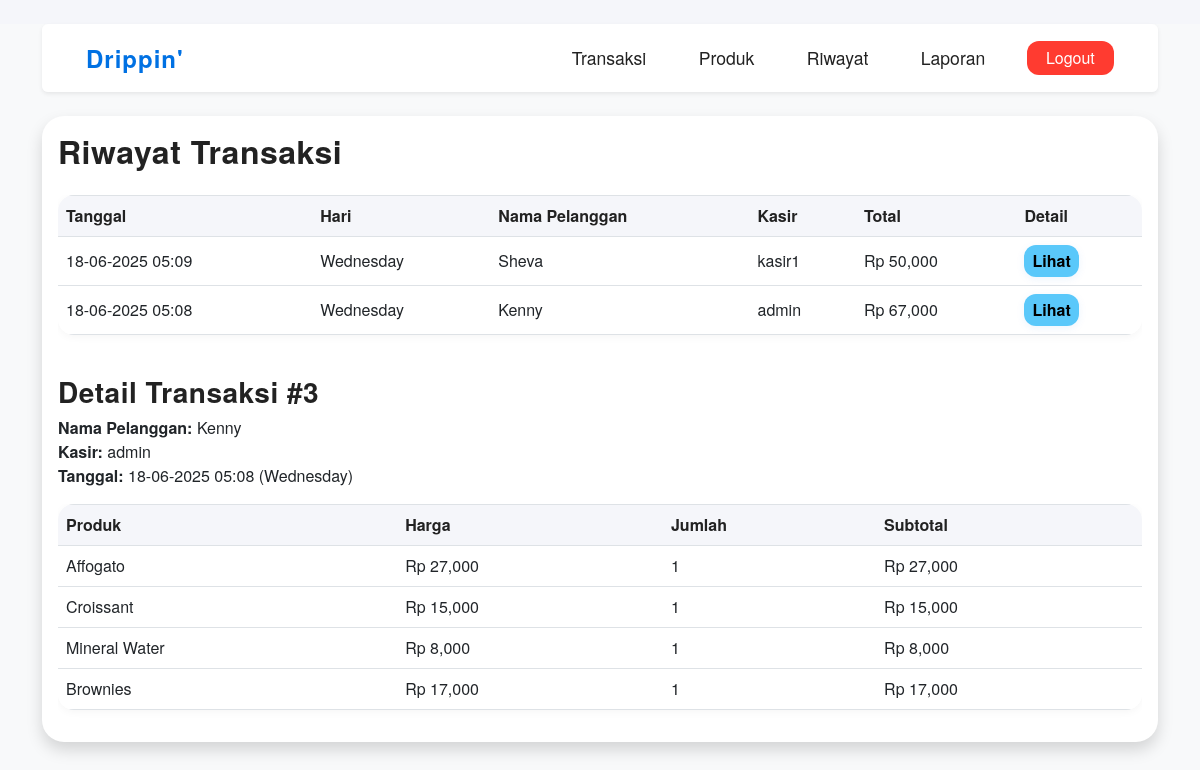
The app's page /riwayat.php?detail=3 (signed in) with its own data.
### tables this page shows
CREATE TABLE `transaksi` (
  `id` int(11) NOT NULL,
  `tanggal` datetime NOT NULL,
  `kasir` varchar(50) NOT NULL,
  `nama_pelanggan` varchar(100) DEFAULT NULL,
  `total` int(11) NOT NULL
);

CREATE TABLE `transaksi_detail` (
  `id` int(11) NOT NULL,
  `transaksi_id` int(11) NOT NULL,
  `produk_id` int(11) NOT NULL,
  `jumlah` int(11) NOT NULL,
  `harga` int(11) NOT NULL
);

CREATE TABLE `produk` (
  `id` int(11) NOT NULL,
  `nama_produk` varchar(100) NOT NULL,
  `harga` int(11) NOT NULL,
  `stok` int(11) NOT NULL,
  `kategori` varchar(50) NOT NULL
);

### riwayat.php (the view, shortened to what this page needs)
<?php
include 'config/db.php';
?>
<!DOCTYPE html>
<html>
<head>
    <link href="https://cdn.jsdelivr.net/npm/bootstrap@5.3.0/dist/css/bootstrap.min.css" rel="stylesheet">
    <link rel="stylesheet" href="assets/style.css">
</head>
<body class="page-fade bg-light">
<div class="container">
    <nav class="navbar navbar-expand-lg navbar-light bg-white shadow-sm rounded mb-4">
        <div class="container-fluid">
            <a class="navbar-brand fw-bold" href="#">Drippin'</a>
            <div>
                <a href="index.php" class="btn btn-link">Transaksi</a>
                <a href="produk.php" class="btn btn-link">Produk</a>
                <a href="riwayat.php" class="btn btn-link">Riwayat</a>
                <a href="laporan.php" class="btn btn-link">Laporan</a>
                <a href="logout.php" class="btn btn-danger ms-2">Logout</a>
            </div>
        </div>
    </nav>
    <div class="card shadow mb-4">
        <div class="card-body">
            <h2 class="mb-4">Riwayat Transaksi</h2>
            <div class="table-responsive">
                <table class="table table-bordered align-middle">
                    <tr><th>Tanggal</th><th>Hari</th><th>Nama Pelanggan</th><th>Kasir</th><th>Total</th><th>Detail</th></tr>
                    <?php
                    $q = mysqli_query($conn, "SELECT * FROM transaksi ORDER BY tanggal DESC");
                    while ($row = mysqli_fetch_assoc($q)) {
                        $tanggal = $row['tanggal'];
                        $hari = date('l', strtotime($tanggal));
                        $nama_pelanggan = $row['nama_pelanggan'] ?: '-';
                        echo "<tr>
                            <td>".date('d-m-Y H:i', strtotime($tanggal))."</td>
                            <td>".$hari."</td>
                            <td>".$nama_pelanggan."</td>
                            <td>{$row['kasir']}</td>
                            <td>Rp ".number_format($row['total'])."</td>
                            <td><a class='btn btn-info btn-sm' href='?detail={$row['id']}'>Lihat</a></td>
                        </tr>";
                    }
                    ?>
                </table>
            </div>
            <?php
            if (isset($_GET['detail'])) {
                $id = $_GET['detail'];
                $qtrx = mysqli_query($conn, "SELECT * FROM transaksi WHERE id='$id'");
                $trx = mysqli_fetch_assoc($qtrx);
                echo "<h3 class='mt-4'>Detail Transaksi #$id</h3>";
                echo "<p><b>Nama Pelanggan:</b> ".($trx['nama_pelanggan'] ?: '-') . "<br><b>Kasir:</b> {$trx['kasir']}<br><b>Tanggal:</b> ".date('d-m-Y H:i', strtotime($trx['tanggal']))." (".date('l', strtotime($trx['tanggal'])).")</p>";
                echo "<div class='table-responsive'><table class='table table-bordered align-middle'><tr><th>Produk</th><th>Harga</th><th>Jumlah</th><th>Subtotal</th></tr>";
                $q = mysqli_query($conn, "SELECT td.*, p.nama_produk FROM transaksi_detail td JOIN produk p ON td.produk_id=p.id WHERE td.transaksi_id='$id'");
                while ($row = mysqli_fetch_assoc($q)) {
                    $sub = $row['harga'] * $row['jumlah'];
                    echo "<tr>
                        <td>{$row['nama_produk']}</td>
                        <td>Rp ".number_format($row['harga'])."</td>
                        <td>{$row['jumlah']}</td>
                        <td>Rp ".number_format($sub)."</td>
                    </tr>";
                }
                echo "</table></div>";
            }
            ?>
        </div>
    </div>
</div>
</body>
</html>

### assets/style.css (style rules this page uses)
body, html { background: #f5f6fa; font-family: 'Helvetica Neue', Helvetica, Arial, sans-serif; color: #222; min-height: 100vh; }
.navbar { background: rgba(255,255,255,0.95)!important; box-shadow: 0 2px 12px 0 rgba(0,0,0,0.04); border-radius: 18px; margin-top: 24px; margin-bottom: 32px; padding: 0.7rem 2rem; }
.navbar .navbar-brand { font-weight: 700; font-size: 1.5rem; letter-spacing: 1px; color: #0071e3 !important; }
.navbar .btn-link { color: #222 !important; font-weight: 500; font-size: 1.1rem; margin-right: 10px; transition: color 0.2s, background 0.2s; text-decoration: none !important; border-radius: 10px; padding: 6px 18px; }
.navbar .btn-danger { border-radius: 12px; font-weight: 500; padding: 0.3rem 1.2rem; }
.card { border-radius: 22px; border: none; box-shadow: 0 4px 24px 0 rgba(0,0,0,0.07); background: #fff; }
.card-title, h2, h3 { color: #222; font-weight: 700; letter-spacing: 0.5px; }
.btn-primary, .btn-success, .btn-info { border-radius: 12px; font-weight: 600; font-size: 1rem; box-shadow: 0 2px 8px 0 rgba(0,113,227,0.08); border: none; transition: background 0.2s, box-shadow 0.2s; }
.btn-info { background: #5ac8fa; }
.btn-danger { background: #ff3b30; border: none; }
.table { background: #fff; border-radius: 16px; overflow: hidden; box-shadow: 0 2px 8px 0 rgba(0,0,0,0.04); }
.table th { background: #f5f6fa; color: #222; font-weight: 600; border: none; }
.table td { border: none; }
.page-fade { animation: pageFadeIn 0.5s cubic-bezier(.39,.575,.565,1.000); }

### records on screen
transaksi: tanggal "18-06-2025 05:09", tanggal "Wednesday", nama_pelanggan "Sheva", kasir "kasir1", total "50,000"
transaksi: tanggal "18-06-2025 05:08", tanggal "Wednesday", nama_pelanggan "Kenny", kasir "admin", total "67,000"
transaksi_detail: produk.nama_produk "Affogato", harga "27,000", jumlah "1", sub "27,000"
transaksi_detail: produk.nama_produk "Croissant", harga "15,000", jumlah "1", sub "15,000"
transaksi_detail: produk.nama_produk "Mineral Water", harga "8,000", jumlah "1", sub "8,000"
transaksi_detail: produk.nama_produk "Brownies", harga "17,000", jumlah "1", sub "17,000"

### other values on screen
$id "3"
